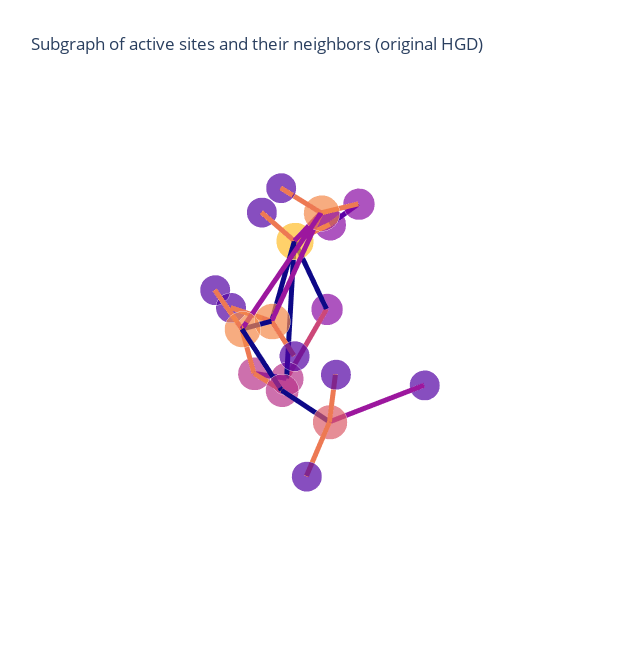
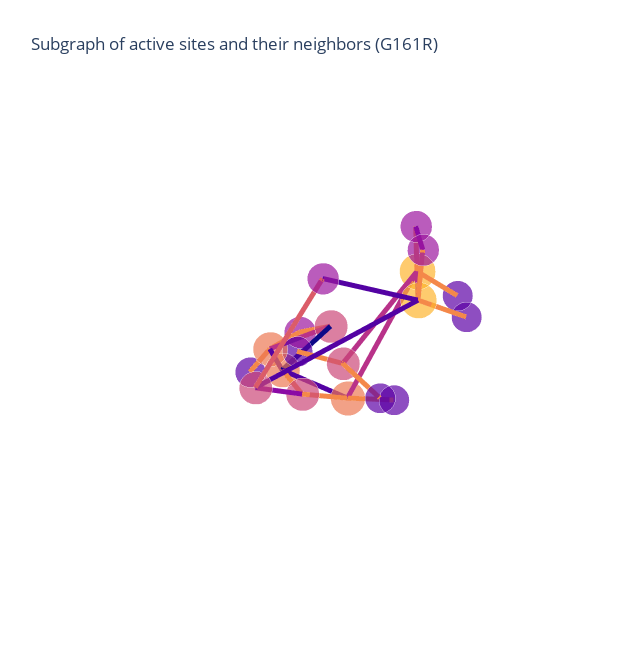
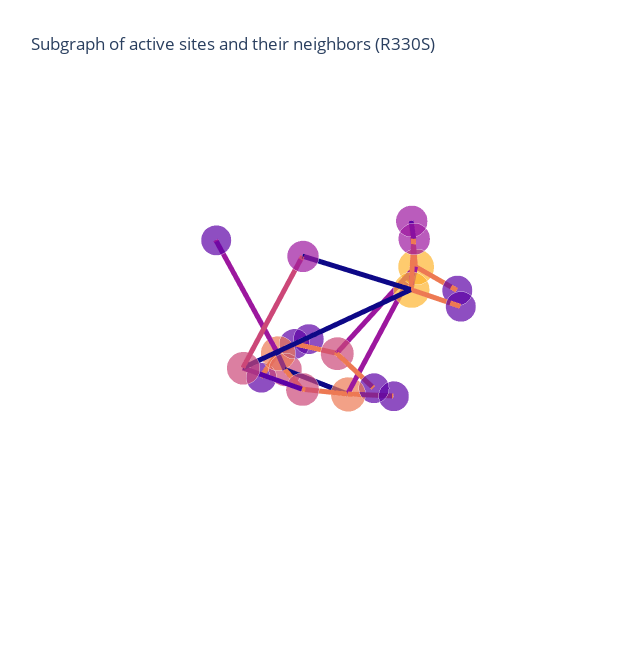

Notebook code for these charts, in order:
### Code cell
p = plotly_protein_structure_graph(
    g_active,
    colour_edges_by="kind",
    colour_nodes_by="degree",
    label_node_ids=False,
    plot_title="Subgraph of active sites and their neighbors (original HGD)",
    node_size_multiplier=1
    )

p.show()
p = plotly_protein_structure_graph(
    g_active_g161r,
    colour_edges_by="kind",
    colour_nodes_by="degree",
    label_node_ids=False,
    plot_title="Subgraph of active sites and their neighbors (G161R)",
    node_size_multiplier=1
    )

p.show()

p = plotly_protein_structure_graph(
    g_active_r330s,
    colour_edges_by="kind",
    colour_nodes_by="degree",
    label_node_ids=False,
    plot_title="Subgraph of active sites and their neighbors (R330S)",
    node_size_multiplier=1
    )

p.show()

### Figure 1 — Plotly figure (JSON) as saved in the notebook; plotly's stock layout.template omitted (floating-point values rounded to 4 significant figures; data arrays with more than 128 entries replaced by an {"elided": "..."} marker saying what was removed)
{"data": [{"hoverinfo": "text+x+y+z", "marker": {"color": [[0.3251, 0.006915, 0.6395, 1], [0.3251, 0.006915, 0.6395, 1], [0.3251, 0.006915, 0.6395, 1], [0.5462, 0.03895, 0.647, 1], [0.9555, 0.5331, 0.2855, 1], [0.7234, 0.1962, 0.539, 1], [0.3251, 0.006915, 0.6395, 1], [0.3251, 0.006915, 0.6395, 1], [0.9555, 0.5331, 0.2855, 1], [0.9555, 0.5331, 0.2855, 1], [0.3251, 0.006915, 0.6395, 1], [0.7234, 0.1962, 0.539, 1], [0.3251, 0.006915, 0.6395, 1], [0.5462, 0.03895, 0.647, 1], [0.5462, 0.03895, 0.647, 1], [0.8598, 0.3606, 0.4069, 1], [0.3251, 0.006915, 0.6395, 1], [0.9945, 0.7409, 0.1663, 1], [0.7234, 0.1962, 0.539, 1]], "opacity": 0.7, "size": [21, 21, 21, 22, 25, 23, 21, 21, 25, 25, 21, 23, 21, 22, 22, 24, 21, 26, 23], "symbol": "circle"}, "mode": "markers", "text": ["A:ARG:336", "A:GLU:351", "A:ASP:291", "A:TYR:423", "A:GLU:341", "A:TRP:427", "A:SER:340", "A:PRO:370", "A:HIS:335", "A:HIS:371", "A:SER:366", "A:TYR:333", "A:GLY:372", "A:LEU:364", "A:PHE:342", "A:HIS:292", "A:ALA:293", "A:HIS:365", "A:TYR:334"], "type": "scatter3d", "x": [18.04, 7.956, 23.96, 3.522, 8.956, 11.01, 10.56, 15.36, 18.0, 13.42, 9.894, 18.66, 14, 5.057, 5.218, 20.61, 20.35, 8.718, 18.26], "y": [-7.704, 6.28, 8.583, -9.095, -4.836, -7.341, -7.847, -9.549, -4.606, -6.366, -11.22, 0.579, -2.974, -7.471, -4.093, 7.304, 7.447, -8.297, -3.16], "z": [-13.78, -21.3, -17.51, -22.8, -9.17, -26.77, -7.456, -17.48, -16.05, -18.32, -10.76, -18.8, -19.98, -12.27, -9.273, -16.14, -12.32, -12.93, -19.55]}, {"hoverinfo": "text", "line": {"color": {"elided": "72x4 float values"}, "width": 10}, "mode": "lines", "text": ["peptide_bond", "peptide_bond", "peptide_bond", "ionic", "ionic", "ionic", "peptide_bond", "peptide_bond", "peptide_bond", "aromatic", "aromatic", "aromatic", "hydrophobic / aromatic", "hydrophobic / aromatic", "hydrophobic / aromatic", "ionic", "ionic", "ionic", "peptide_bond", "peptide_bond", "peptide_bond", "ionic", "ionic", "ionic", "ionic", "ionic", "ionic", "peptide_bond", "peptide_bond", "peptide_bond", "hydrophobic", "hydrophobic", "hydrophobic", "aromatic", "aromatic", "aromatic", "peptide_bond", "peptide_bond", "peptide_bond", "aromatic", "aromatic", "aromatic", "peptide_bond", "peptide_bond", "peptide_bond", "aromatic", "aromatic", "aromatic", "aromatic", "aromatic", "aromatic", "peptide_bond", "peptide_bond", "peptide_bond", "peptide_bond", "peptide_bond", "peptide_bond", "aromatic", "aromatic", "aromatic", "peptide_bond", "peptide_bond", "peptide_bond", "hydrophobic", "hydrophobic", "hydrophobic", "peptide_bond", "peptide_bond", "peptide_bond", "peptide_bond", "peptide_bond", "peptide_bond"], "type": "scatter3d", "x": [18.04, 18.0, null, 7.956, 20.61, null, 23.96, 20.61, null, 3.522, 8.718, null, 3.522, 11.01, null, 8.956, 18.0, null, 8.956, 10.56, null, 8.956, 8.718, null, 8.956, 13.42, null, 8.956, 5.218, null, 11.01, 18.26, null, 11.01, 8.718, null, 15.36, 13.42, null, 18.0, 18.66, null, 18.0, 18.26, null, 18.0, 13.42, null, 13.42, 8.718, null, 13.42, 14, null, 9.894, 8.718, null, 18.66, 20.61, null, 18.66, 18.26, null, 5.057, 5.218, null, 5.057, 8.718, null, 20.61, 20.35, null], "y": [-7.704, -4.606, null, 6.28, 7.304, null, 8.583, 7.304, null, -9.095, -8.297, null, -9.095, -7.341, null, -4.836, -4.606, null, -4.836, -7.847, null, -4.836, -8.297, null, -4.836, -6.366, null, -4.836, -4.093, null, -7.341, -3.16, null, -7.341, -8.297, null, -9.549, -6.366, null, -4.606, 0.579, null, -4.606, -3.16, null, -4.606, -6.366, null, -6.366, -8.297, null, -6.366, -2.974, null, -11.22, -8.297, null, 0.579, 7.304, null, 0.579, -3.16, null, -7.471, -4.093, null, -7.471, -8.297, null, 7.304, 7.447, null], "z": [-13.78, -16.05, null, -21.3, -16.14, null, -17.51, -16.14, null, -22.8, -12.93, null, -22.8, -26.77, null, -9.17, -16.05, null, -9.17, -7.456, null, -9.17, -12.93, null, -9.17, -18.32, null, -9.17, -9.273, null, -26.77, -19.55, null, -26.77, -12.93, null, -17.48, -18.32, null, -16.05, -18.8, null, -16.05, -19.55, null, -16.05, -18.32, null, -18.32, -12.93, null, -18.32, -19.98, null, -10.76, -12.93, null, -18.8, -16.14, null, -18.8, -19.55, null, -12.27, -9.273, null, -12.27, -12.93, null, -16.14, -12.32, null]}], "layout": {"height": 650, "margin": {"t": 100}, "scene": {"xaxis": {"showbackground": false, "showgrid": false, "showline": false, "showticklabels": false, "title": {"text": ""}, "zeroline": false}, "yaxis": {"showbackground": false, "showgrid": false, "showline": false, "showticklabels": false, "title": {"text": ""}, "zeroline": false}, "zaxis": {"showbackground": false, "showgrid": false, "showline": false, "showticklabels": false, "title": {"text": ""}, "zeroline": false}}, "showlegend": false, "title": {"text": "Subgraph of active sites and their neighbors (original HGD)"}, "width": 620}}

### Figure 2 — Plotly figure (JSON) as saved in the notebook; plotly's stock layout.template omitted (floating-point values rounded to 4 significant figures; data arrays with more than 128 entries replaced by an {"elided": "..."} marker saying what was removed)
{"data": [{"hoverinfo": "text+x+y+z", "marker": {"color": [[0.3626, 0.003243, 0.6492, 1], [0.3626, 0.003243, 0.6492, 1], [0.6107, 0.0902, 0.62, 1], [0.9938, 0.7047, 0.183, 1], [0.7982, 0.2802, 0.4695, 1], [0.3626, 0.003243, 0.6492, 1], [0.3626, 0.003243, 0.6492, 1], [0.9283, 0.473, 0.3261, 1], [0.3626, 0.003243, 0.6492, 1], [0.7982, 0.2802, 0.4695, 1], [0.9283, 0.473, 0.3261, 1], [0.3626, 0.003243, 0.6492, 1], [0.6107, 0.0902, 0.62, 1], [0.6107, 0.0902, 0.62, 1], [0.7982, 0.2802, 0.4695, 1], [0.9283, 0.473, 0.3261, 1], [0.6107, 0.0902, 0.62, 1], [0.9938, 0.7047, 0.183, 1], [0.7982, 0.2802, 0.4695, 1]], "opacity": 0.7, "size": [21, 21, 22, 25, 23, 21, 21, 24, 21, 23, 24, 21, 22, 22, 23, 24, 22, 25, 23], "symbol": "circle"}, "mode": "markers", "text": ["A:ARG:336", "A:ASP:291", "A:TYR:423", "A:GLU:341", "A:TRP:427", "A:SER:340", "A:PRO:370", "A:HIS:335", "A:SER:366", "A:HIS:371", "A:TYR:333", "A:GLY:372", "A:LEU:364", "A:PHE:342", "A:ASP:294", "A:HIS:292", "A:ALA:293", "A:HIS:365", "A:TYR:334"], "type": "scatter3d", "x": [15.34, 16.73, 23.8, 9.844, 27.69, 8.297, 18.69, 17.45, 11.74, 19.45, 19.19, 20.61, 13.07, 9.805, 10.23, 15.25, 11.48, 13.86, 20.34], "y": [8.234, -8.758, 8.117, 5.379, 6.074, 8.461, 9.25, 5.113, 11.32, 6.172, -0.935, 2.482, 7.73, 4.738, -3.59, -7.152, -6.742, 8.383, 2.727], "z": [-17.97, -23.98, -3.336, -9.367, -10.5, -11, -15.02, -18.41, -10.13, -13.07, -17.88, -13.29, -5.453, -5.648, -18.91, -20.95, -20.56, -9.039, -17.66]}, {"hoverinfo": "text", "line": {"color": {"elided": "72x4 float values"}, "width": 10}, "mode": "lines", "text": ["peptide_bond", "peptide_bond", "peptide_bond", "peptide_bond", "peptide_bond", "peptide_bond", "aromatic", "aromatic", "aromatic", "hydrophobic / aromatic", "hydrophobic / aromatic", "hydrophobic / aromatic", "ionic", "ionic", "ionic", "peptide_bond", "peptide_bond", "peptide_bond", "ionic", "ionic", "ionic", "ionic", "ionic", "ionic", "peptide_bond", "peptide_bond", "peptide_bond", "hydrophobic", "hydrophobic", "hydrophobic", "aromatic", "aromatic", "aromatic", "peptide_bond", "peptide_bond", "peptide_bond", "aromatic", "aromatic", "aromatic", "peptide_bond", "peptide_bond", "peptide_bond", "peptide_bond", "peptide_bond", "peptide_bond", "peptide_bond", "peptide_bond", "peptide_bond", "aromatic", "aromatic", "aromatic", "hbond", "hbond", "hbond", "peptide_bond", "peptide_bond", "peptide_bond", "hydrophobic", "hydrophobic", "hydrophobic", "peptide_bond", "peptide_bond", "peptide_bond", "ionic", "ionic", "ionic", "peptide_bond", "peptide_bond", "peptide_bond", "peptide_bond", "peptide_bond", "peptide_bond"], "type": "scatter3d", "x": [15.34, 17.45, null, 16.73, 15.25, null, 23.8, 13.86, null, 23.8, 27.69, null, 9.844, 17.45, null, 9.844, 8.297, null, 9.844, 13.86, null, 9.844, 19.45, null, 9.844, 9.805, null, 27.69, 20.34, null, 27.69, 13.86, null, 18.69, 19.45, null, 17.45, 19.19, null, 17.45, 20.34, null, 11.74, 13.86, null, 19.45, 20.61, null, 19.19, 15.25, null, 19.19, 10.23, null, 19.19, 20.34, null, 13.07, 9.805, null, 13.07, 13.86, null, 10.23, 15.25, null, 10.23, 11.48, null, 15.25, 11.48, null], "y": [8.234, 5.113, null, -8.758, -7.152, null, 8.117, 8.383, null, 8.117, 6.074, null, 5.379, 5.113, null, 5.379, 8.461, null, 5.379, 8.383, null, 5.379, 6.172, null, 5.379, 4.738, null, 6.074, 2.727, null, 6.074, 8.383, null, 9.25, 6.172, null, 5.113, -0.935, null, 5.113, 2.727, null, 11.32, 8.383, null, 6.172, 2.482, null, -0.935, -7.152, null, -0.935, -3.59, null, -0.935, 2.727, null, 7.73, 4.738, null, 7.73, 8.383, null, -3.59, -7.152, null, -3.59, -6.742, null, -7.152, -6.742, null], "z": [-17.97, -18.41, null, -23.98, -20.95, null, -3.336, -9.039, null, -3.336, -10.5, null, -9.367, -18.41, null, -9.367, -11, null, -9.367, -9.039, null, -9.367, -13.07, null, -9.367, -5.648, null, -10.5, -17.66, null, -10.5, -9.039, null, -15.02, -13.07, null, -18.41, -17.88, null, -18.41, -17.66, null, -10.13, -9.039, null, -13.07, -13.29, null, -17.88, -20.95, null, -17.88, -18.91, null, -17.88, -17.66, null, -5.453, -5.648, null, -5.453, -9.039, null, -18.91, -20.95, null, -18.91, -20.56, null, -20.95, -20.56, null]}], "layout": {"height": 650, "margin": {"t": 100}, "scene": {"xaxis": {"showbackground": false, "showgrid": false, "showline": false, "showticklabels": false, "title": {"text": ""}, "zeroline": false}, "yaxis": {"showbackground": false, "showgrid": false, "showline": false, "showticklabels": false, "title": {"text": ""}, "zeroline": false}, "zaxis": {"showbackground": false, "showgrid": false, "showline": false, "showticklabels": false, "title": {"text": ""}, "zeroline": false}}, "showlegend": false, "title": {"text": "Subgraph of active sites and their neighbors (G161R)"}, "width": 620}}

### Figure 3 — Plotly figure (JSON) as saved in the notebook; plotly's stock layout.template omitted (floating-point values rounded to 4 significant figures; data arrays with more than 128 entries replaced by an {"elided": "..."} marker saying what was removed)
{"data": [{"hoverinfo": "text+x+y+z", "marker": {"color": [[0.3626, 0.003243, 0.6492, 1], [0.3626, 0.003243, 0.6492, 1], [0.3626, 0.003243, 0.6492, 1], [0.6107, 0.0902, 0.62, 1], [0.9938, 0.7047, 0.183, 1], [0.7982, 0.2802, 0.4695, 1], [0.3626, 0.003243, 0.6492, 1], [0.3626, 0.003243, 0.6492, 1], [0.9283, 0.473, 0.3261, 1], [0.3626, 0.003243, 0.6492, 1], [0.7982, 0.2802, 0.4695, 1], [0.7982, 0.2802, 0.4695, 1], [0.3626, 0.003243, 0.6492, 1], [0.6107, 0.0902, 0.62, 1], [0.6107, 0.0902, 0.62, 1], [0.9283, 0.473, 0.3261, 1], [0.3626, 0.003243, 0.6492, 1], [0.9938, 0.7047, 0.183, 1], [0.7982, 0.2802, 0.4695, 1]], "opacity": 0.7, "size": [21, 21, 21, 22, 25, 23, 21, 21, 24, 21, 23, 23, 21, 22, 22, 24, 21, 25, 23], "symbol": "circle"}, "mode": "markers", "text": ["A:ARG:336", "A:GLU:351", "A:ASP:291", "A:TYR:423", "A:GLU:341", "A:TRP:427", "A:SER:340", "A:PRO:370", "A:HIS:335", "A:SER:366", "A:HIS:371", "A:TYR:333", "A:GLY:372", "A:LEU:364", "A:PHE:342", "A:HIS:292", "A:ALA:293", "A:HIS:365", "A:TYR:334"], "type": "scatter3d", "x": [16.5, 20.36, 16.8, 24.47, 10.57, 28.33, 9.328, 19.8, 18.31, 12.97, 20.25, 19.64, 21.12, 13.86, 10.39, 15.54, 11.77, 14.78, 20.98], "y": [8.922, -7.906, -7.512, 6.789, 5.664, 5.137, 9.008, 9.336, 5.648, 11.47, 6.023, -0.524, 2.303, 7.371, 4.637, -6.152, -5.543, 8.266, 3.004], "z": [-16.67, -7.375, -24.16, -2.006, -8.453, -9.258, -9.797, -13.58, -17.38, -8.602, -11.92, -17.53, -12.5, -4.273, -4.844, -20.92, -20.75, -7.766, -16.83]}, {"hoverinfo": "text", "line": {"color": {"elided": "66x4 float values"}, "width": 10}, "mode": "lines", "text": ["peptide_bond", "peptide_bond", "peptide_bond", "ionic", "ionic", "ionic", "peptide_bond", "peptide_bond", "peptide_bond", "aromatic", "aromatic", "aromatic", "hydrophobic / aromatic", "hydrophobic / aromatic", "hydrophobic / aromatic", "ionic", "ionic", "ionic", "peptide_bond", "peptide_bond", "peptide_bond", "ionic", "ionic", "ionic", "ionic", "ionic", "ionic", "peptide_bond", "peptide_bond", "peptide_bond", "hydrophobic", "hydrophobic", "hydrophobic", "aromatic", "aromatic", "aromatic", "peptide_bond", "peptide_bond", "peptide_bond", "aromatic", "aromatic", "aromatic", "peptide_bond", "peptide_bond", "peptide_bond", "peptide_bond", "peptide_bond", "peptide_bond", "peptide_bond", "peptide_bond", "peptide_bond", "aromatic", "aromatic", "aromatic", "peptide_bond", "peptide_bond", "peptide_bond", "hydrophobic", "hydrophobic", "hydrophobic", "peptide_bond", "peptide_bond", "peptide_bond", "peptide_bond", "peptide_bond", "peptide_bond"], "type": "scatter3d", "x": [16.5, 18.31, null, 20.36, 15.54, null, 16.8, 15.54, null, 24.47, 14.78, null, 24.47, 28.33, null, 10.57, 18.31, null, 10.57, 9.328, null, 10.57, 14.78, null, 10.57, 20.25, null, 10.57, 10.39, null, 28.33, 20.98, null, 28.33, 14.78, null, 19.8, 20.25, null, 18.31, 19.64, null, 18.31, 20.98, null, 12.97, 14.78, null, 20.25, 21.12, null, 19.64, 15.54, null, 19.64, 20.98, null, 13.86, 10.39, null, 13.86, 14.78, null, 15.54, 11.77, null], "y": [8.922, 5.648, null, -7.906, -6.152, null, -7.512, -6.152, null, 6.789, 8.266, null, 6.789, 5.137, null, 5.664, 5.648, null, 5.664, 9.008, null, 5.664, 8.266, null, 5.664, 6.023, null, 5.664, 4.637, null, 5.137, 3.004, null, 5.137, 8.266, null, 9.336, 6.023, null, 5.648, -0.524, null, 5.648, 3.004, null, 11.47, 8.266, null, 6.023, 2.303, null, -0.524, -6.152, null, -0.524, 3.004, null, 7.371, 4.637, null, 7.371, 8.266, null, -6.152, -5.543, null], "z": [-16.67, -17.38, null, -7.375, -20.92, null, -24.16, -20.92, null, -2.006, -7.766, null, -2.006, -9.258, null, -8.453, -17.38, null, -8.453, -9.797, null, -8.453, -7.766, null, -8.453, -11.92, null, -8.453, -4.844, null, -9.258, -16.83, null, -9.258, -7.766, null, -13.58, -11.92, null, -17.38, -17.53, null, -17.38, -16.83, null, -8.602, -7.766, null, -11.92, -12.5, null, -17.53, -20.92, null, -17.53, -16.83, null, -4.273, -4.844, null, -4.273, -7.766, null, -20.92, -20.75, null]}], "layout": {"height": 650, "margin": {"t": 100}, "scene": {"xaxis": {"showbackground": false, "showgrid": false, "showline": false, "showticklabels": false, "title": {"text": ""}, "zeroline": false}, "yaxis": {"showbackground": false, "showgrid": false, "showline": false, "showticklabels": false, "title": {"text": ""}, "zeroline": false}, "zaxis": {"showbackground": false, "showgrid": false, "showline": false, "showticklabels": false, "title": {"text": ""}, "zeroline": false}}, "showlegend": false, "title": {"text": "Subgraph of active sites and their neighbors (R330S)"}, "width": 620}}
